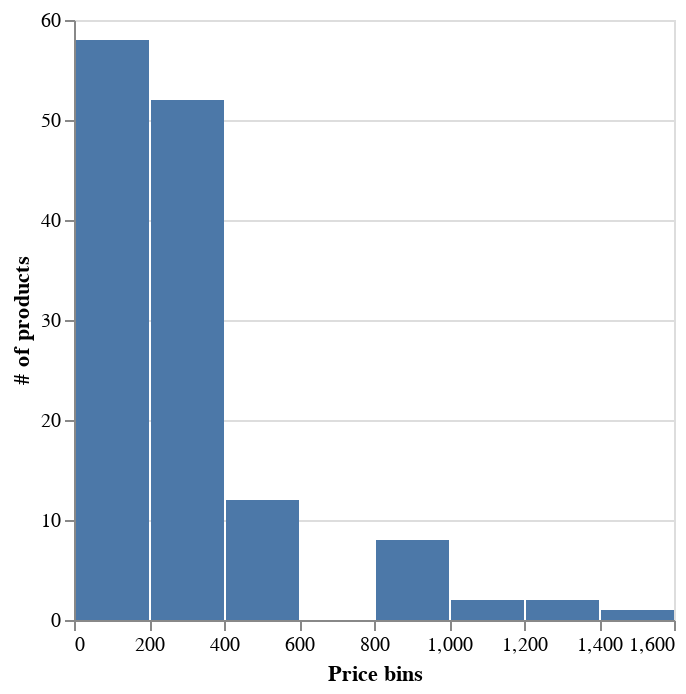

The notebook cell saved with this chart:
### Code cell
# but looking at the exact distribution gives even more information
alt.Chart(products_df).mark_bar().encode(
    x=alt.X("price:Q", bin=True, title="Price bins"),
    y=alt.Y("count()", title="# of products"),
)

### Figure 1 — Vega-Lite specification as saved in the notebook (floating-point values rounded to 4 significant figures; data arrays with more than 128 entries replaced by an {"elided": "..."} marker saying what was removed)
{"$schema": "https://vega.github.io/schema/vega-lite/v5.16.3.json", "config": {"view": {"continuousHeight": 300, "continuousWidth": 300}}, "data": {"name": "data-4ee1affeee420f1579f6269897b62878"}, "datasets": {"data-4ee1affeee420f1579f6269897b62878": {"elided": "135 records"}}, "encoding": {"x": {"bin": true, "field": "price", "title": "Price bins", "type": "quantitative"}, "y": {"aggregate": "count", "title": "# of products", "type": "quantitative"}}, "mark": {"type": "bar"}}
